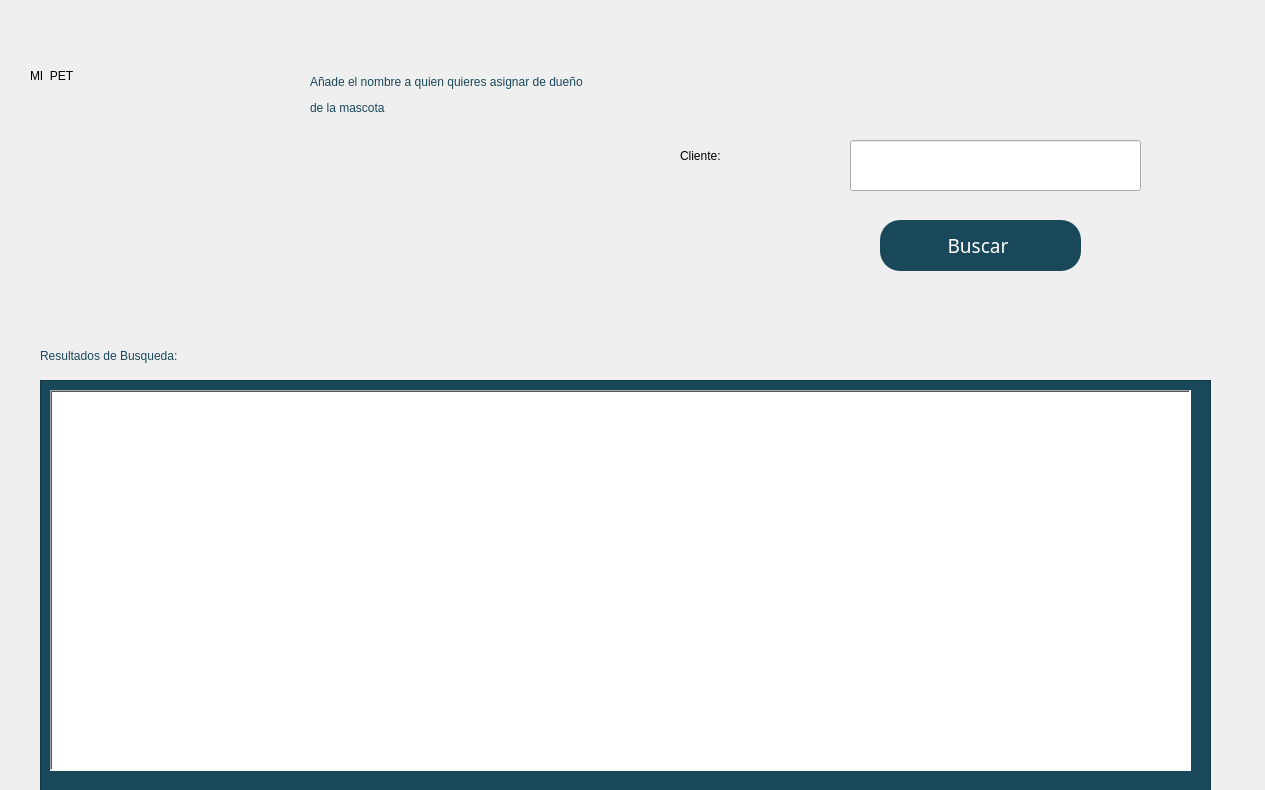
<?xml version="1.0" encoding="UTF-8"?>
<ui version="4.0">
 <class>Dialog</class>
 <widget class="QDialog" name="Dialog">
  <property name="geometry">
   <rect>
    <x>0</x>
    <y>0</y>
    <width>1265</width>
    <height>790</height>
   </rect>
  </property>
  <property name="windowTitle">
   <string>Dialog</string>
  </property>
  <widget class="QLabel" name="label">
   <property name="geometry">
    <rect>
     <x>30</x>
     <y>20</y>
     <width>541</width>
     <height>111</height>
    </rect>
   </property>
   <property name="styleSheet">
    <string notr="true">color: rgb(0, 0, 0);
font: 38pt &quot;Showcard Gothic&quot;;</string>
   </property>
   <property name="text">
    <string>MI  PET</string>
   </property>
  </widget>
  <widget class="QFrame" name="frame">
   <property name="geometry">
    <rect>
     <x>40</x>
     <y>380</y>
     <width>1171</width>
     <height>411</height>
    </rect>
   </property>
   <property name="styleSheet">
    <string notr="true">background-color: rgb(26, 72, 91);</string>
   </property>
   <property name="frameShape">
    <enum>QFrame::StyledPanel</enum>
   </property>
   <property name="frameShadow">
    <enum>QFrame::Raised</enum>
   </property>
   <widget class="QTableWidget" name="tableWidget">
    <property name="geometry">
     <rect>
      <x>10</x>
      <y>10</y>
      <width>1141</width>
      <height>381</height>
     </rect>
    </property>
    <property name="autoFillBackground">
     <bool>false</bool>
    </property>
    <property name="styleSheet">
     <string notr="true">background-color: rgb(255, 255, 255);
border-bottom-color: rgb(0, 0, 0);
border-color: rgb(0, 0, 0);
color: rgb(0, 0, 0);
font: 12pt &quot;Segoe MDL2 Assets&quot;;</string>
    </property>
    <property name="frameShape">
     <enum>QFrame::WinPanel</enum>
    </property>
    <property name="lineWidth">
     <number>8</number>
    </property>
    <property name="midLineWidth">
     <number>4</number>
    </property>
    <property name="alternatingRowColors">
     <bool>false</bool>
    </property>
    <property name="wordWrap">
     <bool>true</bool>
    </property>
   </widget>
  </widget>
  <widget class="QLabel" name="label_4">
   <property name="geometry">
    <rect>
     <x>40</x>
     <y>340</y>
     <width>421</width>
     <height>31</height>
    </rect>
   </property>
   <property name="styleSheet">
    <string notr="true">font: 25pt &quot;Tw Cen MT Condensed Extra Bold&quot;;
color: rgb(26, 72, 91);
</string>
   </property>
   <property name="text">
    <string>Resultados de Busqueda: </string>
   </property>
  </widget>
  <widget class="QPushButton" name="pushButton">
   <property name="geometry">
    <rect>
     <x>880</x>
     <y>220</y>
     <width>201</width>
     <height>51</height>
    </rect>
   </property>
   <property name="font">
    <font>
     <family>Bauhaus 93</family>
     <pointsize>14</pointsize>
     <weight>50</weight>
     <italic>false</italic>
     <bold>false</bold>
    </font>
   </property>
   <property name="styleSheet">
    <string notr="true">color: rgb(255, 255, 255);
background-color: rgb(26, 72, 91);
font: 14pt &quot;Bauhaus 93&quot;;
border-color: rgb(255, 0, 0);
border-radius: 20;</string>
   </property>
   <property name="text">
    <string>Buscar </string>
   </property>
  </widget>
  <widget class="QLineEdit" name="lineEdit">
   <property name="geometry">
    <rect>
     <x>850</x>
     <y>140</y>
     <width>291</width>
     <height>51</height>
    </rect>
   </property>
  </widget>
  <widget class="QLabel" name="label_5">
   <property name="geometry">
    <rect>
     <x>680</x>
     <y>140</y>
     <width>131</width>
     <height>31</height>
    </rect>
   </property>
   <property name="styleSheet">
    <string notr="true">font: 25pt &quot;Tw Cen MT Condensed Extra Bold&quot;;
color: Black;
</string>
   </property>
   <property name="text">
    <string>Cliente:</string>
   </property>
  </widget>
  <widget class="QLabel" name="label_6">
   <property name="geometry">
    <rect>
     <x>310</x>
     <y>40</y>
     <width>971</width>
     <height>111</height>
    </rect>
   </property>
   <property name="styleSheet">
    <string notr="true">font: 25pt &quot;Tw Cen MT Condensed Extra Bold&quot;;
color: rgb(26, 72, 91);
</string>
   </property>
   <property name="text">
    <string>&lt;html&gt;&lt;head/&gt;&lt;body&gt;&lt;p&gt;Añade el nombre a quien quieres asignar de dueño&lt;/p&gt;&lt;p&gt; de la mascota&lt;/p&gt;&lt;/body&gt;&lt;/html&gt;</string>
   </property>
  </widget>
 </widget>
 <resources/>
 <connections/>
</ui>
